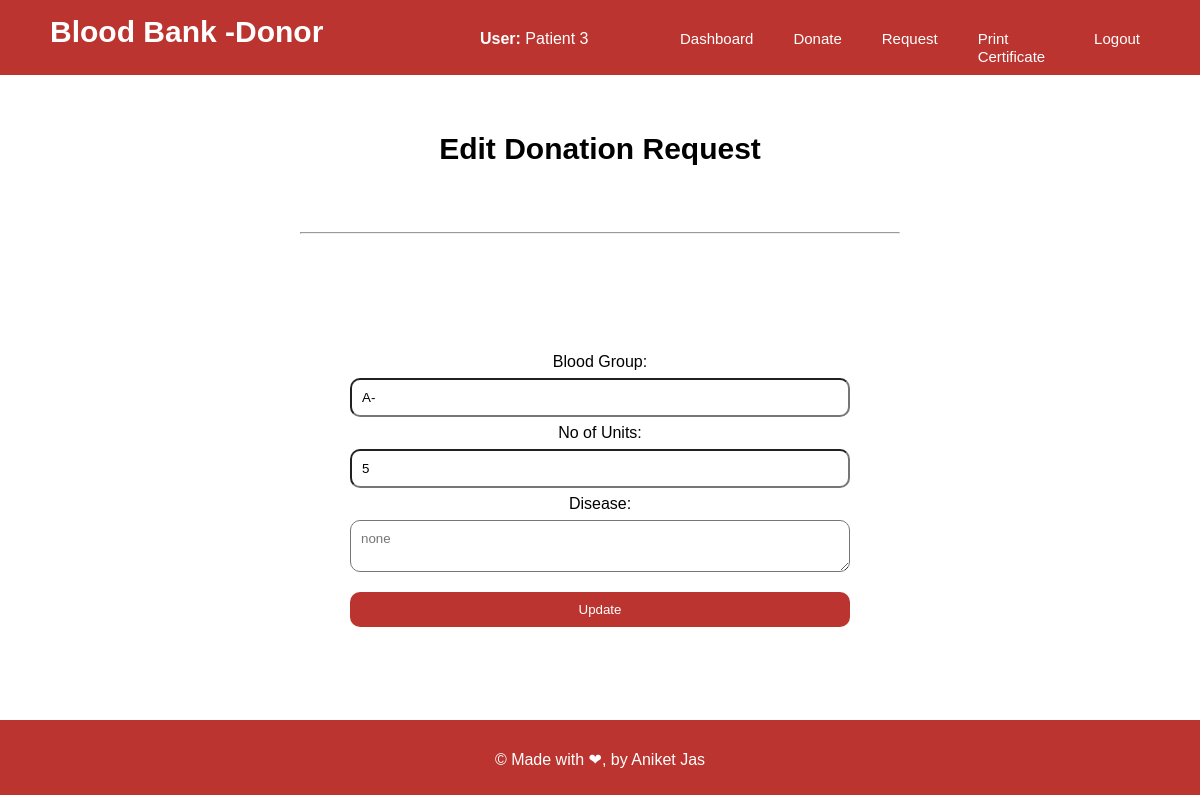
The app's page /donor/editRequest.php?donationID=1017 (signed in) with its own data.
### tables this page shows
CREATE TABLE `donation` (
  `donor_id` int NOT NULL,
  `blood_group` varchar(5) NOT NULL,
  `no_units` int NOT NULL,
  `disease` varchar(20) DEFAULT NULL,
  `status` int DEFAULT NULL,
  `donation_id` int NOT NULL AUTO_INCREMENT,
  PRIMARY KEY (`donation_id`)
);

### donor/editRequest.php (the view, shortened to what this page needs)
<html>
    <head>
        <link rel="stylesheet" href="../css/admindashboard.css?v=<?php echo time(); ?>">
        <link rel="stylesheet" href="../css/donordetails.css?v=<?php echo time(); ?>">
        <link rel="stylesheet" href="../css/editdonor.css?v=<?php echo time(); ?>">
        <link rel="stylesheet" href="../css/donationreq.css?v=<?php echo time(); ?>">
    </head>
    <body>
    <?php
        $name = $_SESSION['name'];
            echo "<div class='navbar'>
            <p class='title'>Blood Bank -Donor</p>
            <p class='name'><b>User:</b> $name</p>
            <ul>
            <li><a href='donordashboard.php'>Dashboard</a></li>
            <li><a href='donatepage.php'>Donate</a></li>
            <li><a href='donreq.php'>Request</a></li>
            <li><a href=''>Print Certificate</a></li>
            <li><a href='../logout.php'>Logout</a></li>
            </ul>
        </div>";
        $donationID = $_GET['donationID'];
        $con = mysqli_connect('localhost', 'root', '8338', 'bloodbank');
        $q = "select * from donation where donation_id='$donationID'";
        $rs = mysqli_query($con,$q);
        if($row = mysqli_fetch_array($rs)){
            echo "
            <div class='form'>
            <p class='dd'>Edit Donation Request</p><hr>
            <form method='get' action='updateDonation.php'>
                <input type='text' value='$row[donation_id]' name='id' style='display:none'/><br>
                <p>Blood Group:</p> <input type='text' value='$row[blood_group]' name='blood_group'/><br>
                <p>No of Units:</p> <input type='text' value='$row[no_units]' name='units'/><br>
                <p>Disease: </p><textarea name='disease' placeholder='$row[disease]'></textarea><br>
                <input type='submit' value='Update' class='button'/>
            </form></div>
            ";
        }
        ?>
<div class="footer">&copy; Made with &#10084;, by Aniket Jas</div>
    </body>
</html>

### css/admindashboard.css (style rules this page uses)
* { margin: 0; padding: 0; font-family: Arial, Helvetica, sans-serif; box-sizing: border-box; }
.navbar { width: 100%; height: 75px; background-color: #bb342f; }
.navbar .title { float: left; width: 40%; color: white; font-size: 30px; font-weight: 900; padding-left: 50px; padding-top: 15px; }
.navbar .name { float: left; width: 15%; color: white; padding-top: 30px; }
.navbar ul { float: left; display: flex; justify-content: flex-end; padding-right: 40px; width: 45%; }
li { float: left; list-style: none; margin: 20px; margin-top: 30px; }
li a { color: white; text-decoration: none; font-size: 15px; }
.footer { height: 75px; width: 100%; background-color: #bb342f; color: white; text-align: center; padding-top: 30px; }

### css/donordetails.css (style rules this page uses)
* { margin: 0; padding: 0; font-family: Arial, Helvetica, sans-serif; box-sizing: border-box; }
.footer { height: 75px; width: 100%; background-color: #bb342f; color: white; text-align: center; padding-top: 30px; }

### css/editdonor.css (style rules this page uses)
* { margin: 0; padding: 0; font-family: Arial, Helvetica, sans-serif; box-sizing: border-box; }
.form { width: 100%; min-height: 79.4%; display: flex; justify-content: center; align-items: center; flex-wrap: wrap; }
.dd { width: 100%; font-size: 30px; font-weight: 600; padding-bottom: 20px; text-align: center; }
hr { width: 50%; align-self: flex-start; }
form { width: 100%; text-align: center; align-self: flex-start; }
form input, form textarea { width: 500px; padding: 10px; border-radius: 10px; }
form p { line-height: 2; }
form .button { margin-top: 20px; background-color: #bb342f; color: white; border: none; }

### css/donationreq.css (style rules this page uses)
* { margin: 0; padding: 0; font-family: Arial, Helvetica, sans-serif; box-sizing: border-box; }

### records on screen
donation: blood_group "A-", units "5", disease "none"

### other values on screen
$name "Patient 3"
